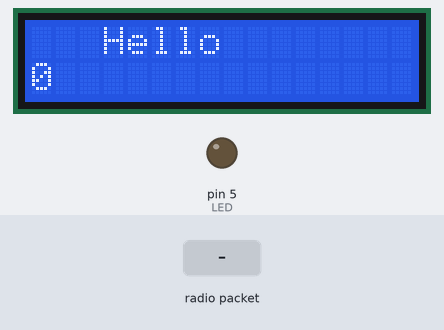
Recording of a sketch running on a simulated Arduino Uno, built with avr-gcc and run on an emulated ATmega328P. On the bench: 16×2 character LCD, output pins drawn as LEDs (lit = HIGH). The inputs (shaded band) are chosen by the test bench. No radio packets arrive unless stated; what the sketch prints to the serial monitor is not drawn.

Above: at 1.2 s.
1.3 s: radio packet "1" arrives
At 2.0 s:
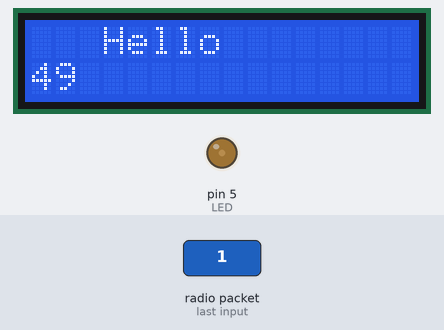
2.8 s: radio packet "0" arrives
At 3.2 s:
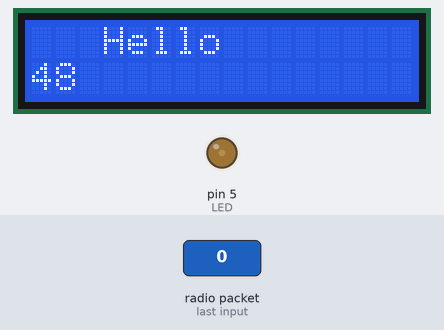
4.3 s: radio packet "2" arrives
At 5.5 s:
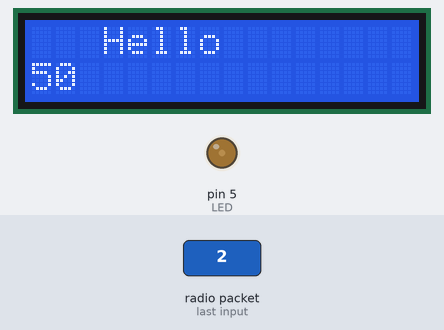
Timing chart, 0 to 7.3 s (numbered marks = the images above; inputs shaded):
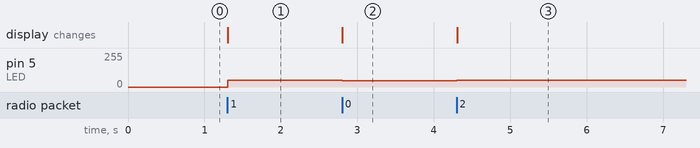

Measured:
- after the input at 1.3 s, pin 5 (LED): 0/255 → 49/255 at once; the display: changes at once (image 1)
- after the input at 2.8 s, pin 5 (LED): 49/255 → 48/255 at once; the display: changes at once (image 2)
- after the input at 4.3 s, pin 5 (LED): 48/255 → 50/255 at once; the display: changes at once (image 3)

The sketch:

telemetry_2_rx.ino
```cpp
// Arduino          433Mhz RX
// GND              GND
// 5V               VCC
// D3               Data

#include <Wire.h>
#include <LiquidCrystal_I2C.h>
#include <VirtualWire.h>

LiquidCrystal_I2C lcd(0x3F, 16, 2);

byte message[VW_MAX_MESSAGE_LEN]; // a buffer to store the incoming messages
byte messageLength = VW_MAX_MESSAGE_LEN; // the size of the message
int received_number = 0;
int LED = 5;

void setup()
{
  Serial.begin(9600);
  pinMode(LED, OUTPUT);
  lcd.begin();
  lcd.backlight();
  Serial.println("Ready...");
  vw_set_rx_pin(3); // pin
  vw_setup(2000); // bps
  vw_rx_start();
  lcd.setCursor(0, 0);
  lcd.print("   Hello  ");
}

void loop()
{
  if (vw_get_message(message, &messageLength)) // non-blocking
  {
    Serial.print("Potentiometer: ");
    for (int i = 0; i < messageLength; i++)
    {
      Serial.print(message[i]);
      Serial.print("    ");
      received_number = message[i];
    }
    Serial.println(received_number);
    analogWrite(LED, received_number);
  }
  lcd.setCursor(0, 1);
  lcd.print(received_number);
}
```
